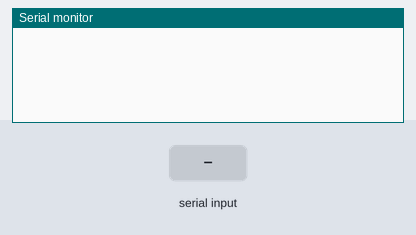
The sketch below on a simulated Arduino Uno, built with avr-gcc and run on an emulated ATmega328P. Shown: the last lines printed to the serial monitor. The inputs (shaded band) are chosen by the test bench.

Above: at 1.2 s.
1.3 s: "h" received over Serial
At 2.5 s:
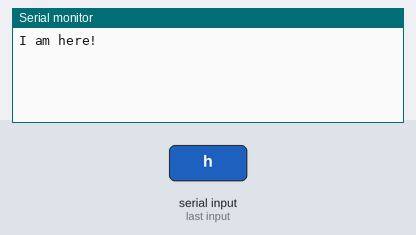
2.8 s: "b" received over Serial
At 3.8 s:
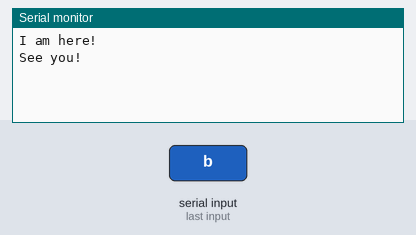

The sketch:

sketch_jul06b.ino
```cpp
char getstr;
void setup()
{
  Serial.begin(9600);
}
void loop()
{
  getstr=Serial.read();
  if(getstr=='h')
  {
    Serial.println("I am here!");
  }
  else if(getstr=='b'){
    Serial.println("See you!");
  }
}
```

Measured:
- after the input at 1.3 s, the serial monitor: prints a new line at once (image 1)
- after the input at 2.8 s, the serial monitor: prints a new line at once (image 2)
